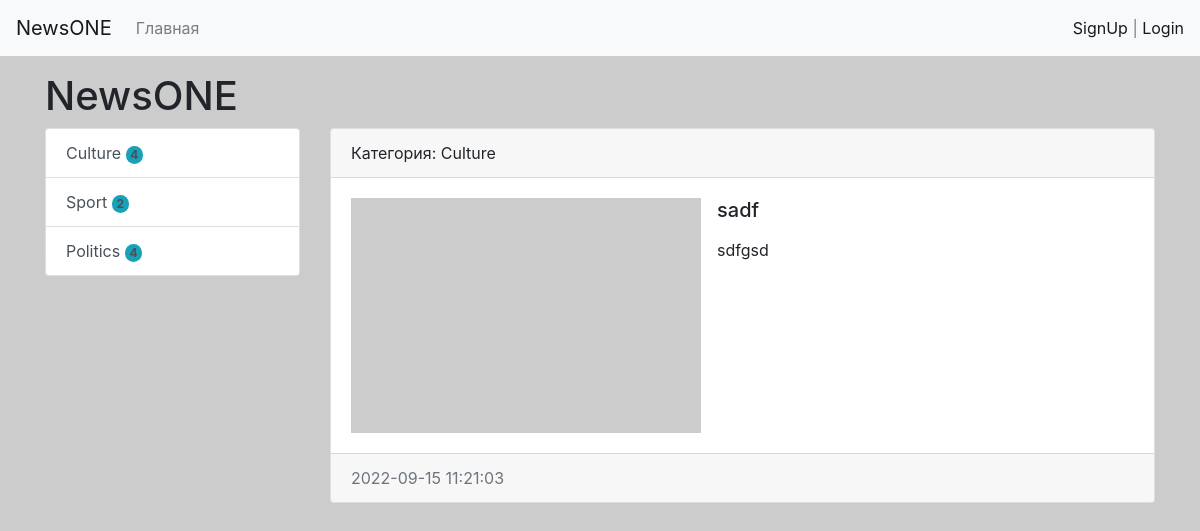
/news/12/, run on the app's committed database.
### news/models.py (models this page shows, shortened)
class Category(models.Model):
    title = models.CharField(max_length=150, db_index=True, verbose_name='Наименование категории')
    def get_absolute_url(self):
        return reverse('category', kwargs={'category_id': self.pk})
    def __str__(self):
        return self.title
    class Meta:
        verbose_name = "Категория"
        verbose_name_plural = "Категории"
        ordering = ['title']

class News(models.Model):
    title = models.CharField(max_length=150, verbose_name='Наименование')
    content = models.TextField(blank=True, verbose_name='Содержание')
    created_at = models.DateTimeField(auto_now_add=True, verbose_name='Дата создания')
    updated_at = models.DateTimeField(auto_now=True, verbose_name='Дата изменения')
    photo = models.ImageField(upload_to='photo/%Y/%m/%d/', verbose_name='Фото', blank=True)
    is_published = models.BooleanField(default=True, verbose_name='Опубликована ли')
    category = models.ForeignKey('Category', on_delete=models.PROTECT, verbose_name='Категория')
    views = models.IntegerField(default=0)
    class Meta:
        verbose_name = "Новость"
        verbose_name_plural = "Новости"
        ordering = ['-created_at', 'title']

### news/views.py (the view)
# urls.py: path('news/<int:pk>/', ViewNews.as_view(), name='view_news'),
class ViewNews(DetailView):
    model = News
    template_name = 'news/view_news.html'
    context_object_name = 'news_item'
    pk_url_kwarg = 'pk'

### news/templatetags/news_tags.py (called while the page is built)
@register.inclusion_tag('news/list_categories.html')
def show_categories():
    categories = cache.get('categories')
    if not categories:
        categories = Category.objects.annotate(cnt=Count('news', filter=F('news__is_published'))).filter(cnt__gt=0)
        cache.set('categories', categories, 30)
    return {'categories': categories}

### news/templates/news/view_news.html (shortened to what this page needs)
{% extends 'base.html' %}
{% block sidebar %}
{% include 'inc/_sitebar.html' %}
{% endblock %}
{% block content %}
<div class="card mb-3">
    <div class="card-header">
        Категория: {{ news_item.category }}
    </div>
    <div class="card-body">
        {% if news_item.photo %}
        <img src="{{ news_item.photo.url }}" alt="" width="350" class="float-left mr-3">
        {% else %}
        <img src="https://dummyimage.com/350x235/fff/aaa" alt="" class="float-left mr-3">
        {% endif %}
        <div class="media-body">
            <h5 class="card-title">{{ news_item.title }}</h5>
            <p class="card-text">{{ news_item.content| linebreaks}}</p>
        </div>
    </div>
    <div class="card-footer text-muted">
        {{ news_item.created_at|date:"Y-m-d H:i:s" }}
    </div>
</div>
{% endblock %}

### news/templates/news/list_categories.html
<div class="list-group">
    {% for item in categories %}
    <a href="{{ item.get_absolute_url }}" class="list-group-item list-group-item-action">{{ item.title }} <span
            class="badge bg-info rounded-pill">{{ item.cnt }}</span></a>
    {% endfor %}
</div>

### data on the page
Category: title "Culture", cnt "4"
Category: title "Sport", cnt "2"
Category: title "Politics", cnt "4"
News: category "Culture", title "sadf", content "sdfgsd", created_at "2022-09-15 11:21:03"
